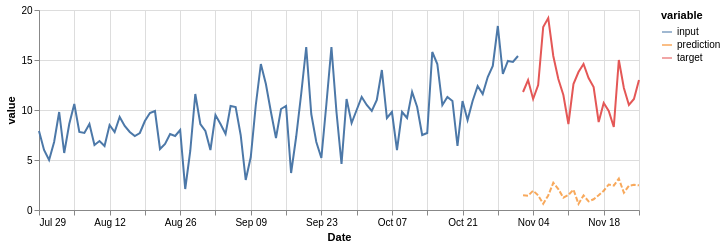

Notebook code for this chart:
### Code cell
(on.Plot()
    .add(on.marks.line, input)
    .add(on.marks.line, target)
    .add(on.marks.line, prediction, type='dashed')
    .properties(width=600, height=200)
    .show()
)

### Figure 1 — Vega specification as saved in the notebook (floating-point values rounded to 4 significant figures)
{"$schema": "https://vega.github.io/schema/vega/v5.json", "data": [{"name": "source_0", "values": [{"Date": "1990-07-29T00:00:00.000", "variable": "input", "value": 7.9}, {"Date": "1990-07-30T00:00:00.000", "variable": "input", "value": 6.0}, {"Date": "1990-07-31T00:00:00.000", "variable": "input", "value": 5.0}, {"Date": "1990-08-01T00:00:00.000", "variable": "input", "value": 6.8}, {"Date": "1990-08-02T00:00:00.000", "variable": "input", "value": 9.8}, {"Date": "1990-08-03T00:00:00.000", "variable": "input", "value": 5.7}, {"Date": "1990-08-04T00:00:00.000", "variable": "input", "value": 8.6}, {"Date": "1990-08-05T00:00:00.000", "variable": "input", "value": 10.6}, {"Date": "1990-08-06T00:00:00.000", "variable": "input", "value": 7.8}, {"Date": "1990-08-07T00:00:00.000", "variable": "input", "value": 7.7}, {"Date": "1990-08-08T00:00:00.000", "variable": "input", "value": 8.6}, {"Date": "1990-08-09T00:00:00.000", "variable": "input", "value": 6.5}, {"Date": "1990-08-10T00:00:00.000", "variable": "input", "value": 6.9}, {"Date": "1990-08-11T00:00:00.000", "variable": "input", "value": 6.4}, {"Date": "1990-08-12T00:00:00.000", "variable": "input", "value": 8.5}, {"Date": "1990-08-13T00:00:00.000", "variable": "input", "value": 7.8}, {"Date": "1990-08-14T00:00:00.000", "variable": "input", "value": 9.3}, {"Date": "1990-08-15T00:00:00.000", "variable": "input", "value": 8.4}, {"Date": "1990-08-16T00:00:00.000", "variable": "input", "value": 7.8}, {"Date": "1990-08-17T00:00:00.000", "variable": "input", "value": 7.4}, {"Date": "1990-08-18T00:00:00.000", "variable": "input", "value": 7.7}, {"Date": "1990-08-19T00:00:00.000", "variable": "input", "value": 8.9}, {"Date": "1990-08-20T00:00:00.000", "variable": "input", "value": 9.7}, {"Date": "1990-08-21T00:00:00.000", "variable": "input", "value": 9.9}, {"Date": "1990-08-22T00:00:00.000", "variable": "input", "value": 6.1}, {"Date": "1990-08-23T00:00:00.000", "variable": "input", "value": 6.6}, {"Date": "1990-08-24T00:00:00.000", "variable": "input", "value": 7.6}, {"Date": "1990-08-25T00:00:00.000", "variable": "input", "value": 7.4}, {"Date": "1990-08-26T00:00:00.000", "variable": "input", "value": 8.0}, {"Date": "1990-08-27T00:00:00.000", "variable": "input", "value": 2.1}, {"Date": "1990-08-28T00:00:00.000", "variable": "input", "value": 5.9}, {"Date": "1990-08-29T00:00:00.000", "variable": "input", "value": 11.6}, {"Date": "1990-08-30T00:00:00.000", "variable": "input", "value": 8.6}, {"Date": "1990-08-31T00:00:00.000", "variable": "input", "value": 7.9}, {"Date": "1990-09-01T00:00:00.000", "variable": "input", "value": 6.0}, {"Date": "1990-09-02T00:00:00.000", "variable": "input", "value": 9.5}, {"Date": "1990-09-03T00:00:00.000", "variable": "input", "value": 8.6}, {"Date": "1990-09-04T00:00:00.000", "variable": "input", "value": 7.6}, {"Date": "1990-09-05T00:00:00.000", "variable": "input", "value": 10.4}, {"Date": "1990-09-06T00:00:00.000", "variable": "input", "value": 10.3}, {"Date": "1990-09-07T00:00:00.000", "variable": "input", "value": 7.5}, {"Date": "1990-09-08T00:00:00.000", "variable": "input", "value": 3.0}, {"Date": "1990-09-09T00:00:00.000", "variable": "input", "value": 5.3}, {"Date": "1990-09-10T00:00:00.000", "variable": "input", "value": 10.5}, {"Date": "1990-09-11T00:00:00.000", "variable": "input", "value": 14.6}, {"Date": "1990-09-12T00:00:00.000", "variable": "input", "value": 12.6}, {"Date": "1990-09-13T00:00:00.000", "variable": "input", "value": 9.8}, {"Date": "1990-09-14T00:00:00.000", "variable": "input", "value": 7.2}, {"Date": "1990-09-15T00:00:00.000", "variable": "input", "value": 10.1}, {"Date": "1990-09-16T00:00:00.000", "variable": "input", "value": 10.4}, {"Date": "1990-09-17T00:00:00.000", "variable": "input", "value": 3.7}, {"Date": "1990-09-18T00:00:00.000", "variable": "input", "value": 7.3}, {"Date": "1990-09-19T00:00:00.000", "variable": "input", "value": 11.6}, {"Date": "1990-09-20T00:00:00.000", "variable": "input", "value": 16.3}, {"Date": "1990-09-21T00:00:00.000", "variable": "input", "value": 9.6}, {"Date": "1990-09-22T00:00:00.000", "variable": "input", "value": 6.8}, {"Date": "1990-09-23T00:00:00.000", "variable": "input", "value": 5.2}, {"Date": "1990-09-24T00:00:00.000", "variable": "input", "value": 10.6}, {"Date": "1990-09-25T00:00:00.000", "variable": "input", "value": 16.3}, {"Date": "1990-09-26T00:00:00.000", "variable": "input", "value": 9.8}, {"Date": "1990-09-27T00:00:00.000", "variable": "input", "value": 4.6}, {"Date": "1990-09-28T00:00:00.000", "variable": "input", "value": 11.1}, {"Date": "1990-09-29T00:00:00.000", "variable": "input", "value": 8.7}, {"Date": "1990-09-30T00:00:00.000", "variable": "input", "value": 10.0}, {"Date": "1990-10-01T00:00:00.000", "variable": "input", "value": 11.3}, {"Date": "1990-10-02T00:00:00.000", "variable": "input", "value": 10.5}, {"Date": "1990-10-03T00:00:00.000", "variable": "input", "value": 9.9}, {"Date": "1990-10-04T00:00:00.000", "variable": "input", "value": 11.0}, {"Date": "1990-10-05T00:00:00.000", "variable": "input", "value": 14.0}, {"Date": "1990-10-06T00:00:00.000", "variable": "input", "value": 9.2}, {"Date": "1990-10-07T00:00:00.000", "variable": "input", "value": 9.8}, {"Date": "1990-10-08T00:00:00.000", "variable": "input", "value": 6.0}, {"Date": "1990-10-09T00:00:00.000", "variable": "input", "value": 9.8}, {"Date": "1990-10-10T00:00:00.000", "variable": "input", "value": 9.2}, {"Date": "1990-10-11T00:00:00.000", "variable": "input", "value": 11.8}, {"Date": "1990-10-12T00:00:00.000", "variable": "input", "value": 10.3}, {"Date": "1990-10-13T00:00:00.000", "variable": "input", "value": 7.5}, {"Date": "1990-10-14T00:00:00.000", "variable": "input", "value": 7.7}, {"Date": "1990-10-15T00:00:00.000", "variable": "input", "value": 15.8}, {"Date": "1990-10-16T00:00:00.000", "variable": "input", "value": 14.6}, {"Date": "1990-10-17T00:00:00.000", "variable": "input", "value": 10.5}, {"Date": "1990-10-18T00:00:00.000", "variable": "input", "value": 11.3}, {"Date": "1990-10-19T00:00:00.000", "variable": "input", "value": 10.9}, {"Date": "1990-10-20T00:00:00.000", "variable": "input", "value": 6.4}, {"Date": "1990-10-21T00:00:00.000", "variable": "input", "value": 10.9}, {"Date": "1990-10-22T00:00:00.000", "variable": "input", "value": 9.0}, {"Date": "1990-10-23T00:00:00.000", "variable": "input", "value": 10.9}, {"Date": "1990-10-24T00:00:00.000", "variable": "input", "value": 12.4}, {"Date": "1990-10-25T00:00:00.000", "variable": "input", "value": 11.6}, {"Date": "1990-10-26T00:00:00.000", "variable": "input", "value": 13.3}, {"Date": "1990-10-27T00:00:00.000", "variable": "input", "value": 14.4}, {"Date": "1990-10-28T00:00:00.000", "variable": "input", "value": 18.4}, {"Date": "1990-10-29T00:00:00.000", "variable": "input", "value": 13.6}, {"Date": "1990-10-30T00:00:00.000", "variable": "input", "value": 14.9}, {"Date": "1990-10-31T00:00:00.000", "variable": "input", "value": 14.8}, {"Date": "1990-11-01T00:00:00.000", "variable": "input", "value": 15.4}], "transform": [{"type": "formula", "expr": "toDate(datum['Date'])", "as": "Date"}]}, {"name": "source_1", "values": [{"Date": "1990-11-02T00:00:00.000", "variable": "target", "value": 11.8}, {"Date": "1990-11-03T00:00:00.000", "variable": "target", "value": 13.0}, {"Date": "1990-11-04T00:00:00.000", "variable": "target", "value": 11.1}, {"Date": "1990-11-05T00:00:00.000", "variable": "target", "value": 12.5}, {"Date": "1990-11-06T00:00:00.000", "variable": "target", "value": 18.3}, {"Date": "1990-11-07T00:00:00.000", "variable": "target", "value": 19.2}, {"Date": "1990-11-08T00:00:00.000", "variable": "target", "value": 15.4}, {"Date": "1990-11-09T00:00:00.000", "variable": "target", "value": 13.1}, {"Date": "1990-11-10T00:00:00.000", "variable": "target", "value": 11.5}, {"Date": "1990-11-11T00:00:00.000", "variable": "target", "value": 8.6}, {"Date": "1990-11-12T00:00:00.000", "variable": "target", "value": 12.6}, {"Date": "1990-11-13T00:00:00.000", "variable": "target", "value": 13.8}, {"Date": "1990-11-14T00:00:00.000", "variable": "target", "value": 14.6}, {"Date": "1990-11-15T00:00:00.000", "variable": "target", "value": 13.2}, {"Date": "1990-11-16T00:00:00.000", "variable": "target", "value": 12.3}, {"Date": "1990-11-17T00:00:00.000", "variable": "target", "value": 8.8}, {"Date": "1990-11-18T00:00:00.000", "variable": "target", "value": 10.7}, {"Date": "1990-11-19T00:00:00.000", "variable": "target", "value": 9.9}, {"Date": "1990-11-20T00:00:00.000", "variable": "target", "value": 8.3}, {"Date": "1990-11-21T00:00:00.000", "variable": "target", "value": 15.0}, {"Date": "1990-11-22T00:00:00.000", "variable": "target", "value": 12.2}, {"Date": "1990-11-23T00:00:00.000", "variable": "target", "value": 10.5}, {"Date": "1990-11-24T00:00:00.000", "variable": "target", "value": 11.1}, {"Date": "1990-11-25T00:00:00.000", "variable": "target", "value": 13.0}], "transform": [{"type": "formula", "expr": "toDate(datum['Date'])", "as": "Date"}]}, {"name": "source_2", "values": [{"Date": "1990-11-02T00:00:00.000", "variable": "prediction", "value": 1.475}, {"Date": "1990-11-03T00:00:00.000", "variable": "prediction", "value": 1.421}, {"Date": "1990-11-04T00:00:00.000", "variable": "prediction", "value": 1.931}, {"Date": "1990-11-05T00:00:00.000", "variable": "prediction", "value": 1.46}, {"Date": "1990-11-06T00:00:00.000", "variable": "prediction", "value": 0.6269}, {"Date": "1990-11-07T00:00:00.000", "variable": "prediction", "value": 1.457}, {"Date": "1990-11-08T00:00:00.000", "variable": "prediction", "value": 2.725}, {"Date": "1990-11-09T00:00:00.000", "variable": "prediction", "value": 2.092}, {"Date": "1990-11-10T00:00:00.000", "variable": "prediction", "value": 1.235}, {"Date": "1990-11-11T00:00:00.000", "variable": "prediction", "value": 1.507}, {"Date": "1990-11-12T00:00:00.000", "variable": "prediction", "value": 2.04}, {"Date": "1990-11-13T00:00:00.000", "variable": "prediction", "value": 0.6109}, {"Date": "1990-11-14T00:00:00.000", "variable": "prediction", "value": 1.457}, {"Date": "1990-11-15T00:00:00.000", "variable": "prediction", "value": 0.8606}, {"Date": "1990-11-16T00:00:00.000", "variable": "prediction", "value": 1.074}, {"Date": "1990-11-17T00:00:00.000", "variable": "prediction", "value": 1.477}, {"Date": "1990-11-18T00:00:00.000", "variable": "prediction", "value": 1.927}, {"Date": "1990-11-19T00:00:00.000", "variable": "prediction", "value": 2.55}, {"Date": "1990-11-20T00:00:00.000", "variable": "prediction", "value": 2.445}, {"Date": "1990-11-21T00:00:00.000", "variable": "prediction", "value": 3.137}, {"Date": "1990-11-22T00:00:00.000", "variable": "prediction", "value": 1.727}, {"Date": "1990-11-23T00:00:00.000", "variable": "prediction", "value": 2.426}, {"Date": "1990-11-24T00:00:00.000", "variable": "prediction", "value": 2.517}, {"Date": "1990-11-25T00:00:00.000", "variable": "prediction", "value": 2.465}], "transform": [{"type": "formula", "expr": "toDate(datum['Date'])", "as": "Date"}]}, {"name": "source_0_color_domain_variable_0", "values": [{"variable": "input"}]}, {"name": "source_1_color_domain_variable_1", "values": [{"variable": "target"}]}, {"name": "source_2_color_domain_variable_2", "values": [{"variable": "prediction"}]}], "marks": [{"type": "group", "name": "layer_0_pathgroup", "from": {"facet": {"data": "source_0", "name": "faceted_path_layer_0_main", "groupby": ["variable"]}}, "encode": {"update": {"width": {"field": {"signal": null, "datum": null, "group": "width", "parent": null}}, "height": {"field": {"signal": null, "datum": null, "group": "height", "parent": null}}}}, "marks": [{"type": "line", "name": "layer_0_marks", "from": {"data": "faceted_path_layer_0_main"}, "sort": {"field": "x"}, "encode": {"update": {"defined": {"signal": "isValid(datum[\"Date\"]) && isFinite(+datum[\"Date\"]) && isValid(datum[\"value\"]) && isFinite(+datum[\"value\"])"}, "x": {"field": "Date", "scale": "x"}, "y": {"field": "value", "scale": "y"}, "stroke": {"field": "variable", "scale": "color"}}}, "style": ["line"]}]}, {"type": "group", "name": "layer_1_pathgroup", "from": {"facet": {"data": "source_1", "name": "faceted_path_layer_1_main", "groupby": ["variable"]}}, "encode": {"update": {"height": {"field": {"signal": null, "datum": null, "group": "height", "parent": null}}, "width": {"field": {"signal": null, "datum": null, "group": "width", "parent": null}}}}, "marks": [{"type": "line", "name": "layer_1_marks", "from": {"data": "faceted_path_layer_1_main"}, "sort": {"field": "x"}, "encode": {"update": {"stroke": {"field": "variable", "scale": "color"}, "x": {"field": "Date", "scale": "x"}, "y": {"field": "value", "scale": "y"}, "defined": {"signal": "isValid(datum[\"Date\"]) && isFinite(+datum[\"Date\"]) && isValid(datum[\"value\"]) && isFinite(+datum[\"value\"])"}}}, "style": ["line"]}]}, {"type": "group", "name": "layer_2_pathgroup", "from": {"facet": {"data": "source_2", "name": "faceted_path_layer_2_main", "groupby": ["variable"]}}, "encode": {"update": {"width": {"field": {"signal": null, "datum": null, "group": "width", "parent": null}}, "height": {"field": {"signal": null, "datum": null, "group": "height", "parent": null}}}}, "marks": [{"type": "line", "name": "layer_2_marks", "from": {"data": "faceted_path_layer_2_main"}, "sort": {"field": "x"}, "encode": {"update": {"opacity": {"value": 0.7}, "strokeDash": {"value": [5, 2]}, "y": {"field": "value", "scale": "y"}, "defined": {"signal": "isValid(datum[\"Date\"]) && isFinite(+datum[\"Date\"]) && isValid(datum[\"value\"]) && isFinite(+datum[\"value\"])"}, "x": {"field": "Date", "scale": "x"}, "stroke": {"field": "variable", "scale": "color"}}}, "style": ["line"]}]}], "scales": [{"name": "x", "type": "time", "domain": {"fields": [{"data": "source_0", "field": "Date"}, {"data": "source_1", "field": "Date"}, {"data": "source_2", "field": "Date"}]}, "range": [0, {"signal": "width"}]}, {"name": "y", "type": "linear", "domain": {"fields": [{"data": "source_0", "field": "value"}, {"data": "source_1", "field": "value"}, {"data": "source_2", "field": "value"}]}, "range": [{"signal": "height"}, 0], "nice": true, "zero": true}, {"name": "color", "type": "ordinal", "domain": {"fields": [{"data": "source_0_color_domain_variable_0", "field": "variable"}, {"data": "source_1_color_domain_variable_1", "field": "variable"}, {"data": "source_2_color_domain_variable_2", "field": "variable"}], "sort": true}, "range": "category"}], "axes": [{"scale": "x", "zindex": 0, "orient": "bottom", "gridScale": "y", "tickCount": {"signal": "ceil(width/40)"}, "maxExtent": 0, "ticks": false, "domain": false, "grid": true, "aria": false, "minExtent": 0, "labels": false}, {"scale": "y", "zindex": 0, "gridScale": "x", "domain": false, "aria": false, "ticks": false, "minExtent": 0, "tickCount": {"signal": "ceil(height/40)"}, "grid": true, "labels": false, "maxExtent": 0, "orient": "left"}, {"scale": "x", "tickCount": {"signal": "ceil(width/40)"}, "title": "Date", "orient": "bottom", "grid": false, "labelFlush": true, "zindex": 0, "labelOverlap": true}, {"scale": "y", "orient": "left", "title": "value", "tickCount": {"signal": "ceil(height/40)"}, "zindex": 0, "labelOverlap": true, "grid": false}], "style": "cell", "height": 200, "padding": 5, "background": "white", "width": 600, "legends": [{"stroke": "color", "symbolType": "stroke", "title": "variable", "encode": {"symbols": {"update": {"opacity": {"value": 0.7}}}}}]}
